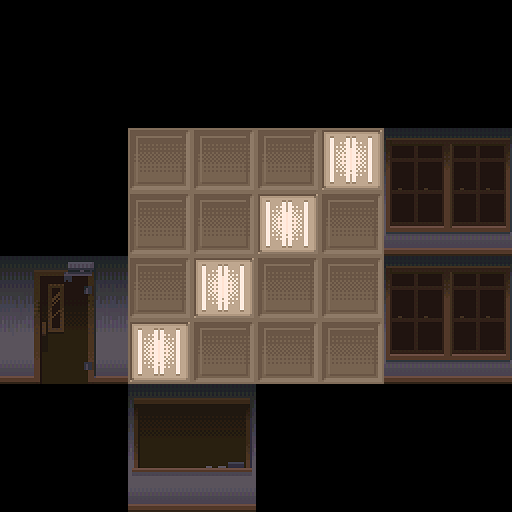

This is a level from a 2D game, rendered from its Tiled map with the project's own tilesets. A one-line summary and the complete map file follow:
An orthogonal 4x4 tile map with 128x128 px tiles, 3 tile layers (Floor, Ceiling, Walls) and 5 objects (Default, ActivateWest, Enter).

<map version="1.5" tiledversion="1.7.2" orientation="orthogonal" renderorder="right-down" width="4" height="4" tilewidth="128" tileheight="128" infinite="0" nextlayerid="8" nextobjectid="36">
 <properties>
  <property name="AmbientLight" type="float" value="0.25" />
  <property name="Name" value="History Class" />
  <property name="Wall" value="ClassroomWall" />
 </properties>
 <tileset firstgid="1" source="Walls.tsx" />
 <layer id="1" name="Floor" width="4" height="4">
  <data encoding="csv">
0,0,0,0,
0,4,4,0,
0,4,4,0,
0,0,0,0
</data>
 </layer>
 <layer id="3" name="Ceiling" width="4" height="4">
  <data encoding="csv">
0,0,0,0,
0,11,9,0,
0,9,11,0,
0,0,0,0
</data>
 </layer>
 <layer id="4" name="Walls" width="4" height="4">
  <data encoding="csv">
0,0,0,0,
0,0,0,13,
6,0,0,13,
0,3,0,0
</data>
 </layer>
 <objectgroup id="2" name="Spawns">
  <object id="33" name="Default" x="128" y="256" width="128" height="128">
   <properties>
    <property name="Direction" value="East" />
   </properties>
  </object>
 </objectgroup>
 <objectgroup id="5" name="Events">
  <object id="32" name="Door to Foyer" type="ActivateWest" x="0" y="256" width="128" height="128">
   <properties>
    <property name="Script" value="ChangeMap SchoolOrigin FromClass5" />
   </properties>
  </object>
  <object id="35" name="Powerup" type="Enter" x="128" y="256" width="128" height="128">
   <properties>
    <property name="DisableIf" value="Powerup" />
    <property name="Script">Conversation Powerup
SetFlag Powerup True
DisableEvent</property>
   </properties>
  </object>
 </objectgroup>
 <objectgroup id="6" name="Lighting">
  <object id="29" x="128" y="256" width="128" height="128" />
  <object id="30" x="256" y="128" width="128" height="128" />
 </objectgroup>
 <objectgroup id="7" name="Walls" />
</map>
